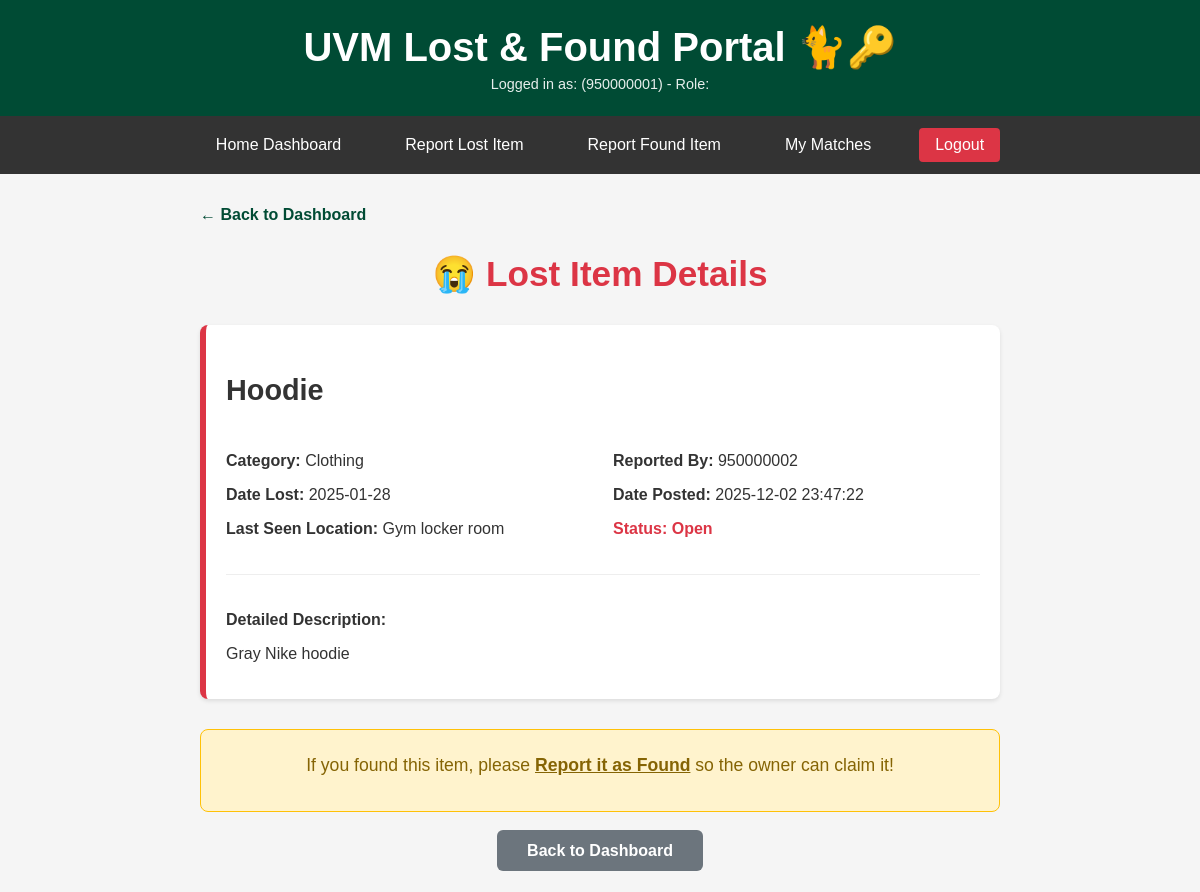
The app's page /lost/lost_002 (signed in), older data.
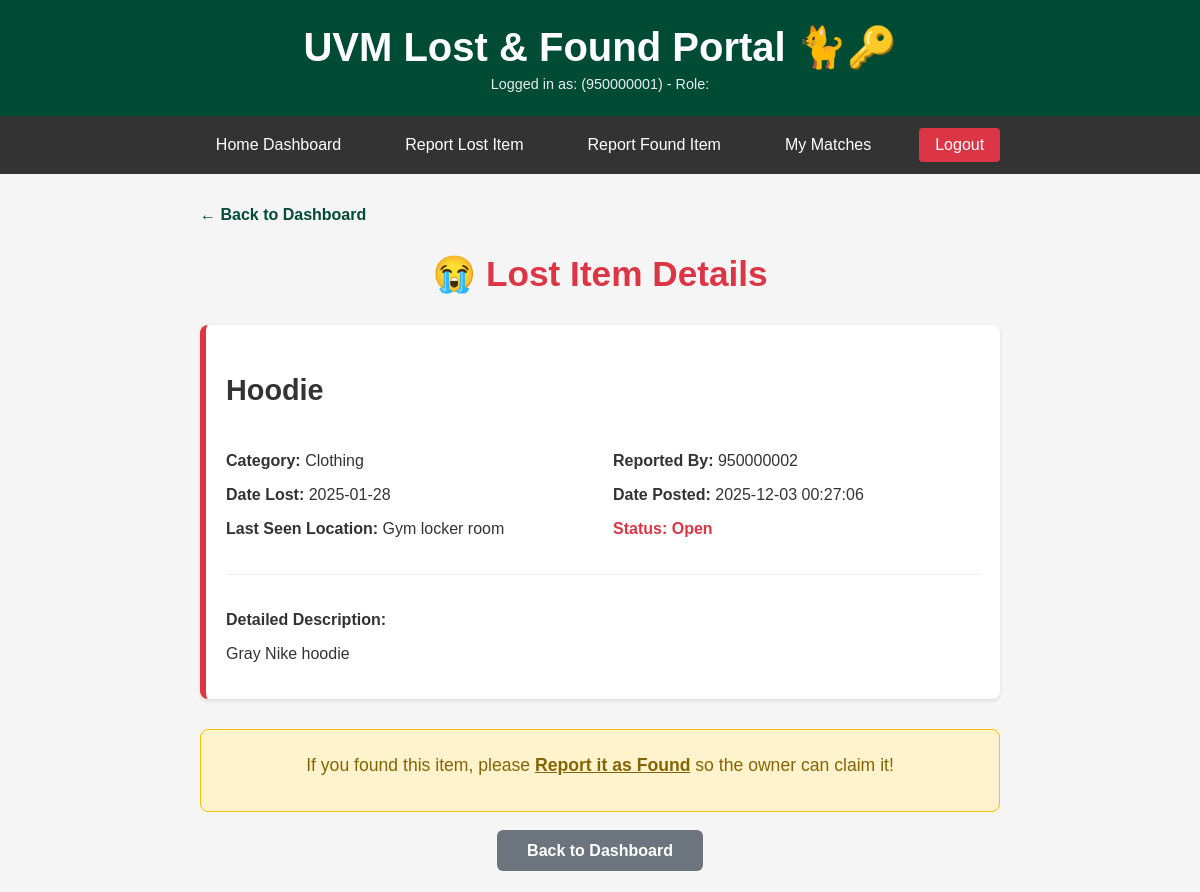
The same page, newer data.
### tables this page shows
CREATE TABLE LostPosts (
    lost_id TEXT PRIMARY KEY,
    user_id TEXT NOT NULL,
    item_name TEXT NOT NULL,
    category TEXT CHECK(category IN (
        'Electronics', 'Clothing', 'Accessories', 
        'Documents', 'Keys', 'Books', 'Other'
    )),
    description TEXT,
    date_lost DATE,
    last_seen_location TEXT,
    date_posted TIMESTAMP DEFAULT (strftime('%Y-%m-%d %H:%M:%S', 'now')),
    status TEXT DEFAULT 'open' CHECK(status IN ('open', 'matched', 'closed')),
    FOREIGN KEY (user_id) REFERENCES Users(user_id) ON DELETE CASCADE
);

### main.py (the view)
@app.get("/lost/{lost_id}", response_class=HTMLResponse)
async def lost_detail(request: Request, lost_id: str, user_id: Optional[str] = Cookie(None)):
    current_user = get_current_user(user_id)
    if not current_user:
        return RedirectResponse("/login", status_code=status.HTTP_303_SEE_OTHER)
    post = get_lost_post(lost_id)
    if not post:
        return templates.TemplateResponse(
            "error.html",
            {"request": request, "error": "Lost item not found.", **current_user},
            status_code=status.HTTP_404_NOT_FOUND
        )
    return templates.TemplateResponse(
        "lost_detail.html",
        {
            "request": request,
            "post": post,
            **current_user
        }
    )

### templates/lost_detail.html (shortened to what this page needs)
{% extends "layout.html" %}
{% block content %}
    <div style="max-width: 800px; margin: 0 auto;">
        <div style="margin-bottom: 20px;">
            <a href="/" style="color: var(--uvm-green); text-decoration: none; font-weight: bold;">← Back to Dashboard</a>
        </div>
        <div style="text-align: center; margin-bottom: 30px;">
            <h2 style="color: #dc3545; font-size: 2.2em;">😭 Lost Item Details</h2>
        </div>
        <div class="post-card lost-card" style="margin-bottom: 30px; border-left: 6px solid #dc3545;">
            <h3 style="font-size: 1.8em;">{{ post.item_name }}</h3>
            <div style="display: grid; grid-template-columns: 1fr 1fr; gap: 20px; margin: 20px 0;">
                <div>
                    <p><strong>Category:</strong> {{ post.category }}</p>
                    <p><strong>Date Lost:</strong> {{ post.date_lost }}</p>
                    <p><strong>Last Seen Location:</strong> {{ post.last_seen_location }}</p>
                </div>
                <div>
                    <p><strong>Reported By:</strong> {{ post.user_id }}</p>
                    <p><strong>Date Posted:</strong> {{ post.date_posted }}</p>
                    <p class="status-{{ post.status }}"><strong>Status:</strong> {{ post.status | capitalize }}</p>
                </div>
            </div>
            <div style="border-top: 1px solid #eee; padding-top: 20px; margin-top: 20px;">
                <p><strong>Detailed Description:</strong></p>
                <p style="white-space: pre-wrap; margin-top: 5px;">{{ post.description }}</p>
            </div>
        </div>
        {% if post.status == 'open' %}
            {% if post.user_id == user_id %}
                <div style="background-color: #e7f3ff; border: 1px solid #b3d9ff; padding: 25px; border-radius: 8px; text-align: center;">
                    <p style="color: #004085; margin: 0; font-size: 1.1em;">
                        <strong>This is your post.</strong><br>
                        If you found your item and want to claim a matching found report, go to the <a href="/" style="color: #004085; font-weight: bold;">Dashboard</a> and view the Found Items.
                    </p>
                </div>
            {% else %}
                <div style="background-color: #fff3cd; border: 1px solid #ffc107; padding: 25px; border-radius: 8px; text-align: center;">
                    <p style="color: #856404; margin: 0 0 10px 0; font-size: 1.1em;">
                        If you found this item, please <a href="/add-found" style="color: #856404; font-weight: bold;">Report it as Found</a> so the owner can claim it!
                    </p>
                </div>
            {% endif %}
        {% elif post.status == 'closed' %}
            <div class="message" style="text-align: center; padding: 25px; font-size: 1.1em; background-color: #d4edda; color: #155724;">
                <strong>✅ This item has been marked as returned to its owner.</strong>
            </div>
        {% endif %}
        <div style="text-align: center; margin-top: 30px;">
            <a href="/" style="background-color: #6c757d; color: white; padding: 12px 30px; text-decoration: none; border-radius: 6px; font-weight: bold;">Back to Dashboard</a>
        </div>
    </div>
{% endblock %}

Row changes from the older to the newer data that the page shows:
changed LostPosts "Hoodie": date_posted "2025-12-02 23:47:22" → "2025-12-03 00:27:06"
